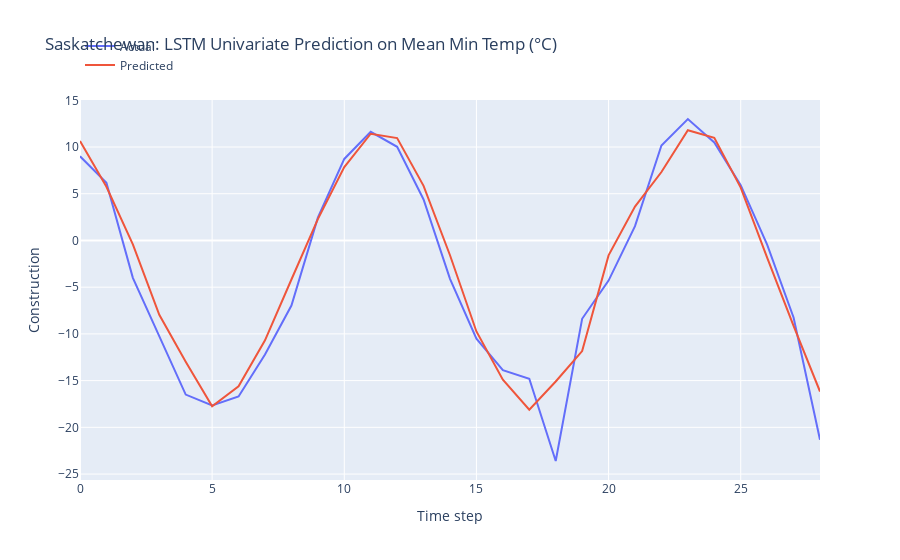

The notebook cell saved with this chart:
### Markdown cell above
LSTM Model Development

### Code cell
n_features = 1
X_train = X_train.reshape(X_train.shape[0], X_train.shape[1], n_features)

# define model
model = Sequential()
model.add(LSTM(50, activation='relu', input_shape=(n_steps, n_features)))
model.add(Dense(1))

# model = Sequential()
# model.add(LSTM(100, activation='relu', input_shape=(n_steps, n_features), kernel_regularizer=L2(0.001), return_sequences=True))
# model.add(LSTM(50, activation='relu', kernel_regularizer=L2(0.01)))
# model.add(Dense(1))

def r_squared(y_true, y_pred):
    SS_res =  K.sum(K.square(y_true - y_pred)) 
    SS_tot = K.sum(K.square(y_true - K.mean(y_true))) 
    return ( 1 - SS_res/(SS_tot + K.epsilon()) )

# Compile the model
model.compile(optimizer='adam', 
              loss='mse',
              metrics=[r_squared])

early_stopping = EarlyStopping(monitor='loss', patience=5, restore_best_weights=True)

# fit model
history = model.fit(X_train, y_train, 
          epochs = 20,
          batch_size = 32,
          verbose = 0,
          callbacks=[early_stopping])

# Obtain the MSE and R-squared from the last epoch
last_epoch_mse = history.history['loss'][-1]
last_epoch_r_squared = history.history['r_squared'][-1]

# Print the MSE and R-squared
print("Mean Squared Error (MSE) from the last epoch:", last_epoch_mse)
print("R-squared from the last epoch:", last_epoch_r_squared)

# plot loss and r2 score
plt.figure(figsize=(10, 6))

# Plot train loss
plt.plot(history.history['loss'], label='Train Loss')

# Plot train R-squared score
plt.plot(history.history['r_squared'], label='Train R2')

plt.title('Model Training Loss and R-squared Score')
plt.xlabel('Epochs')
plt.ylabel('Value')
plt.legend()
plt.grid(True)
plt.show()

# Evaluate the model
loss = model.evaluate(X_test, y_test)
print("MSE and R_squared:", loss)

# make prediction on test data
X_test = X_test.reshape(X_test.shape[0], X_test.shape[1], n_features)
y_pred = model.predict(X_test)

# Print the first 5 predictions and actual values
print("Predictions:")
flattened_predictions = [pred[0] for pred in y_pred[:10]]
print(flattened_predictions)
# print(y_pred[:10].tolist())
print("Actual values:")
rounded_actual_values = [round(value, len(str(prediction).split('.')[1])) for value, prediction in zip(y_test[:10], flattened_predictions)]
print(rounded_actual_values)

# plot the actual and predicted values for test data
trace1 = go.Scatter(x=np.arange(len(y_test)), y=y_test.flatten(), mode='lines', name='Actual')
trace2 = go.Scatter(x=np.arange(len(y_pred)), y=y_pred.flatten(), mode='lines', name='Predicted')

# Create layout
layout = go.Layout(
    title='Saskatchewan: LSTM Univariate Prediction on Mean Min Temp (°C)',
    xaxis=dict(title='Time step'),
    yaxis=dict(title='Construction'),
    legend=dict(x=0, y=1.18)
)

# Create figure
fig = go.Figure(data=[trace1, trace2], layout=layout)

# Show plot
fig.show()

### Figure 1 — Plotly figure (JSON) as saved in the notebook; plotly's stock layout.template omitted (floating-point values rounded to 4 significant figures)
{"data": [{"mode": "lines", "name": "Actual", "type": "scatter", "x": [0, 1, 2, 3, 4, 5, 6, 7, 8, 9, 10, 11, 12, 13, 14, 15, 16, 17, 18, 19, 20, 21, 22, 23, 24, 25, 26, 27, 28], "y": [9.006, 6.167, -3.996, -10.15, -16.49, -17.67, -16.69, -12.2, -6.971, 2.443, 8.725, 11.63, 10.02, 4.388, -4.104, -10.51, -13.88, -14.8, -23.6, -8.382, -4.294, 1.528, 10.16, 13.0, 10.49, 5.913, -0.4507, -8.238, -21.32]}, {"mode": "lines", "name": "Predicted", "type": "scatter", "x": [0, 1, 2, 3, 4, 5, 6, 7, 8, 9, 10, 11, 12, 13, 14, 15, 16, 17, 18, 19, 20, 21, 22, 23, 24, 25, 26, 27, 28], "y": [10.64, 5.742, -0.4165, -7.956, -12.97, -17.74, -15.6, -10.69, -4.175, 2.284, 7.85, 11.42, 10.96, 5.843, -1.584, -9.739, -14.9, -18.11, -15.09, -11.84, -1.596, 3.628, 7.322, 11.8, 10.99, 5.659, -1.844, -9.13, -16.17]}], "layout": {"legend": {"x": 0, "y": 1.18}, "title": {"text": "Saskatchewan: LSTM Univariate Prediction on Mean Min Temp (°C)"}, "xaxis": {"title": {"text": "Time step"}}, "yaxis": {"title": {"text": "Construction"}}}}
